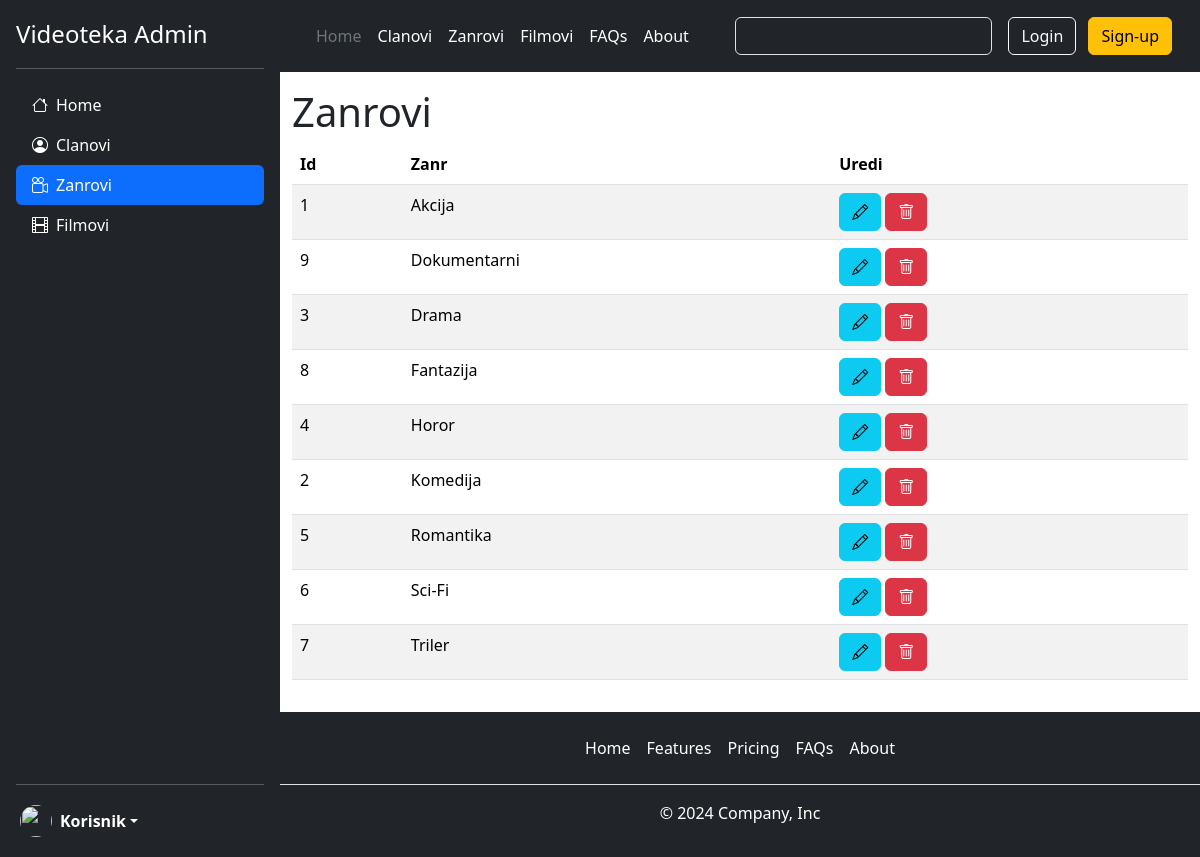
/genres.php, run on the app's committed database.
### tables this page shows
CREATE TABLE IF NOT EXISTS `zanrovi` (
  `id` int UNSIGNED NOT NULL AUTO_INCREMENT,
  `ime` varchar(100) NOT NULL,
  PRIMARY KEY (`id`),
  UNIQUE KEY `ime` (`ime`)
) DEFAULT CHARSET=utf8mb4 COLLATE=utf8mb4_general_ci;

### genres.php (called while the page is built, shortened)
<?php
$connection = mysqli_connect('localhost', 'algebra', 'algebra', 'videoteka');
$sql = "SELECT * from zanrovi;";
$result = mysqli_query($connection, $sql);
$genres = mysqli_fetch_all($result, MYSQLI_ASSOC);
require 'genres.view.php';

### genres.view.php (the view)
<?php include_once 'partials/header.php' ?>
<main class="container my-3 d-flex flex-column flex-grow-1">
    <h1>Zanrovi</h1>
    <table class="table table-striped">
        <thead>
            <tr>
                <th>Id</th>
                <th>Zanr</th>
                <th>Uredi</th>
            </tr>
        </thead>
        <tbody>
            <?php foreach ($genres as $genre): ?>
                <tr>
                    <td><?= $genre['id'] ?></td>
                    <td><?= $genre['ime'] ?></td>
                    <td>
                        <a href="#" class="btn btn-info" data-bs-toggle="tooltip" data-bs-placement="top" data-bs-title="Edit Genre"><i class="bi bi-pencil"></i></a>
                        <button class="btn btn-danger" data-bs-toggle="tooltip" data-bs-placement="top" data-bs-title="Delete Genre"><i class="bi bi-trash"></i></button>
                    </td>
                </tr>
            <?php endforeach ?>
        </tbody>
    </table>
</main>
<?php include_once 'partials/footer.php' ?>

### assets/styles.css (style rules this page uses)
body { height: 100%; }

### data on the page
zanrovi: id "1", ime "Akcija"
zanrovi: id "9", ime "Dokumentarni"
zanrovi: id "3", ime "Drama"
zanrovi: id "8", ime "Fantazija"
zanrovi: id "4", ime "Horor"
zanrovi: id "2", ime "Komedija"
zanrovi: id "5", ime "Romantika"
zanrovi: id "6", ime "Sci-Fi"
zanrovi: id "7", ime "Triler"
